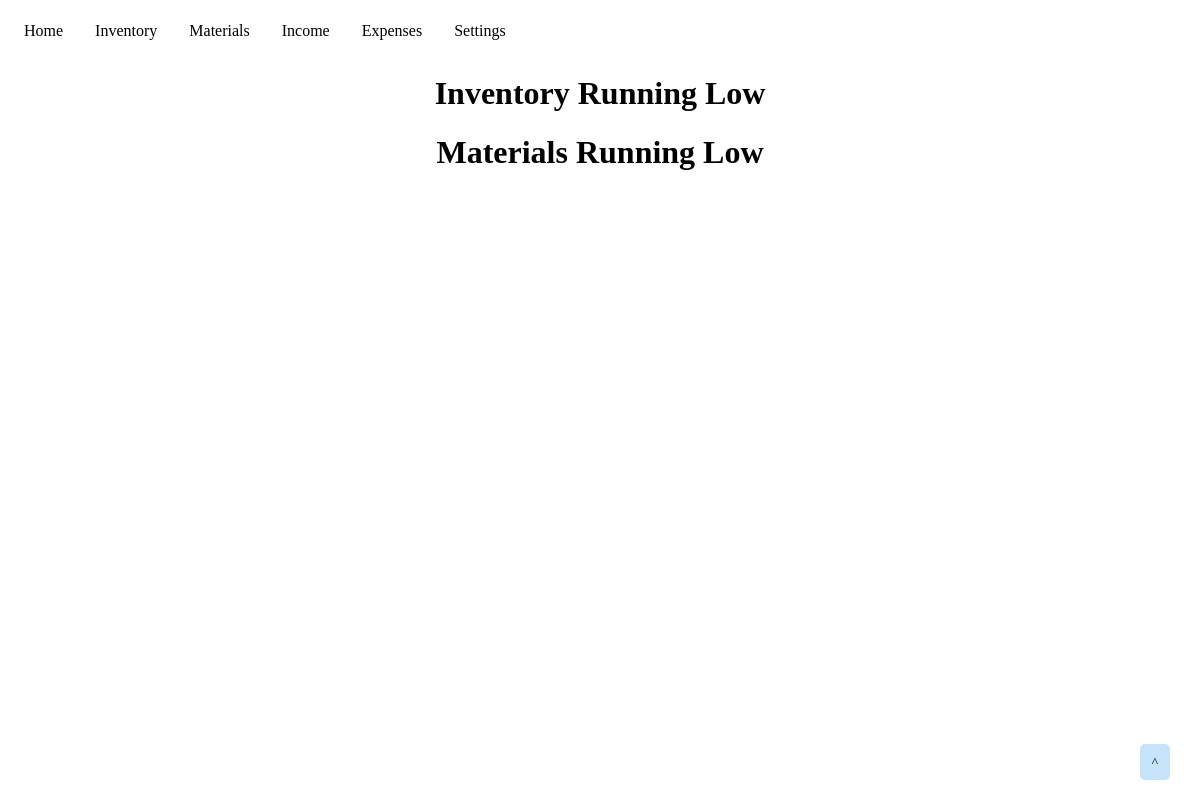
Before: / with the older database file.
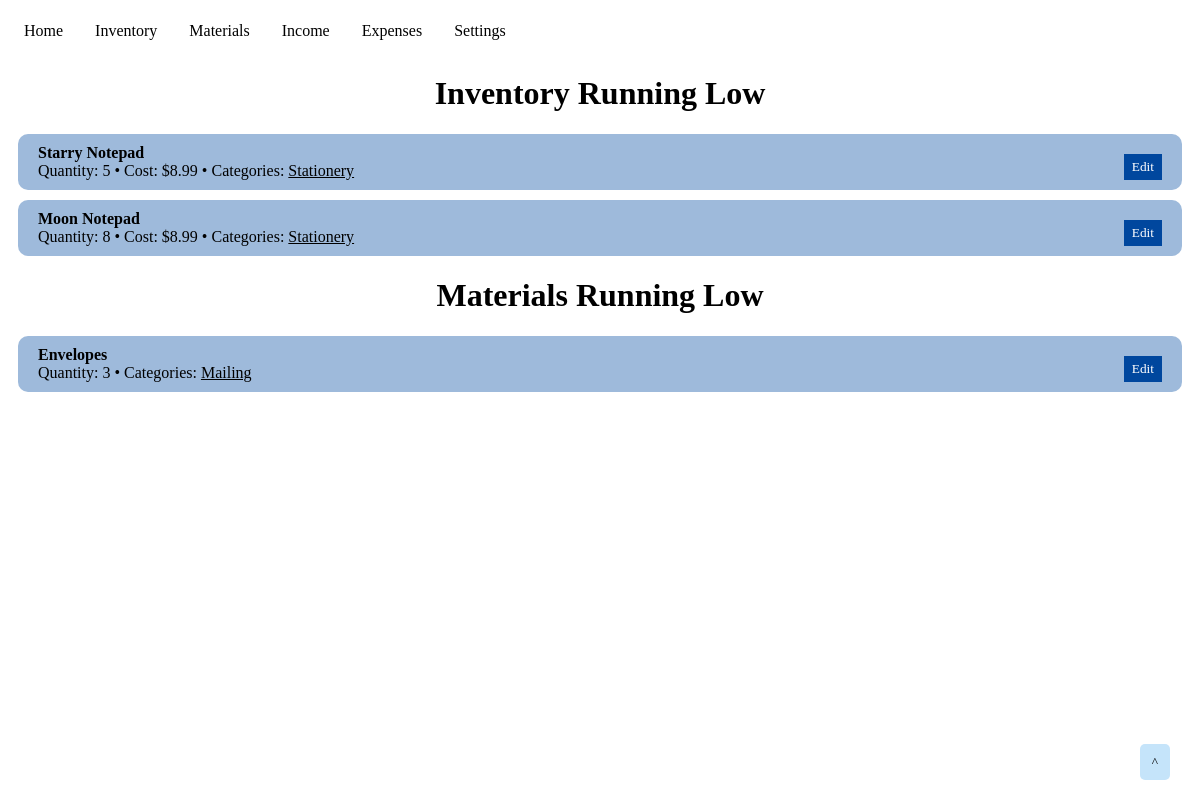
After: the same page with the newer database file.
### tables this page shows
CREATE TABLE store_inventory (
    item_id INTEGER PRIMARY KEY AUTOINCREMENT,
    name TEXT NOT NULL,
    quantity INTEGER NOT NULL,
    cost DECIMAL(10, 2) NOT NULL
);

CREATE TABLE inventory_categories (
    tag_id INTEGER PRIMARY KEY AUTOINCREMENT,
    name TEXT NOT NULL
);

CREATE TABLE store_materials (
    material_id INTEGER PRIMARY KEY AUTOINCREMENT,
    name TEXT NOT NULL,
    quantity INTEGER NOT NULL
);

CREATE TABLE materials_categories (
    tag_id INTEGER PRIMARY KEY AUTOINCREMENT,
    name TEXT NOT NULL
);

### app.py (the view)
@app.route('/', methods=('GET',))
def home():
    inventory_categories = get_inventory_categories()
    inventory_connections = get_inventory_connections()
    inventory_reminders = get_inventory_reminders()
    materials_categories = get_materials_categories()
    materials_connections = get_materials_connections()
    materials_reminders = get_materials_reminders()
    return render_template('home_view.html', inventory_reminders=inventory_reminders, inventory_categories=inventory_categories, inventory_connections=inventory_connections, materials_categories=materials_categories, materials_connections=materials_connections, materials_reminders=materials_reminders)

### app.py (called while the page is built)
def get_db_connection():
    conn = sqlite3.connect('database.db')
    conn.row_factory = sqlite3.Row
    return conn

def get_inventory_reminders():
    conn = get_db_connection()
    inventory_reminder = conn.execute('SELECT * FROM store_inventory WHERE quantity <= (SELECT quantity FROM settings WHERE name = ?)', ("Reminder Quantity", )).fetchall()
    conn.close()
    return inventory_reminder

def get_materials_reminders():
    conn = get_db_connection()
    materials_reminder = conn.execute('SELECT * FROM store_materials WHERE quantity <= (SELECT quantity FROM settings WHERE name = ?)', ("Reminder Quantity", )).fetchall()
    conn.close()
    return materials_reminder

def get_inventory_categories():
    conn = get_db_connection()
    cur = conn.cursor()
    inventory_categories = cur.execute('SELECT * FROM inventory_categories').fetchall()
    conn.close()
    return inventory_categories

def get_inventory_connections():
    conn = get_db_connection()
    cur = conn.cursor()
    inventory_connections = cur.execute('SELECT * FROM inventory_to_category').fetchall()
    conn.close()
    return inventory_connections

### templates/home_view.html
{% extends 'base.html' %}
{% block content %}
<div class="home-page">
    <div class="alert-box">
        <h1>Inventory Running Low</h1>
        <div class="reminders">
            {% for item in inventory_reminders %}
                <div class="item">
                    <div class="item-name"><b>{{ item['name'] }}</b></div>
                    <span class="item-info">
                        Quantity:
                        <span class="item-info quantity">{{ item['quantity'] }}</span>
                    </span>
                    <span> &#8226; </span>
                    <span class="item-info">Cost: ${{ item['cost'] }}</span>
                    <span> &#8226; </span>
                    <span class="item-info item-categories">
                        Categories:
                        {% for connection in inventory_connections %}
                            {% if connection['item_id'] == item['item_id'] %}
                                {% for category in inventory_categories %}
                                    {% if category['tag_id'] == connection['tag_id'] %}
                                        <u>{{ category['name'] }}</u>
                                    {% endif %}
                                {% endfor %}
                            {% endif %}
                        {% endfor %}
                    </span>
                    <a href="{{ url_for('home_inventory_edit_item', item_id=item['item_id']) }}"><button class="form-button edit-button">Edit</button></a>
                </div>
            {% endfor %}
        </div>
    </div>
    <div class="alert-box">
        <h1>Materials Running Low</h1>
        <div class="reminders">
            {% for item in materials_reminders %}
                <div class="item">
                    <div class="item-name"><b>{{ item['name'] }}</b></div>
                    <span class="item-info">
                        Quantity:
                        <span class="item-info quantity">{{ item['quantity'] }}</span>
                    </span>
                    <span> &#8226; </span>
                    <span class="item-info item-categories">
                        Categories:
                        {% for connection in materials_connections %}
                            {% if connection['material_id'] == item['material_id'] %}
                                {% for category in materials_categories %}
                                    {% if category['tag_id'] == connection['tag_id'] %}
                                        <u>{{ category['name'] }}</u>
                                    {% endif %}
                                {% endfor %}
                            {% endif %}
                        {% endfor %}
                    </span>
                    <a href="{{ url_for('home_materials_edit_item', material_id=item['material_id']) }}"><button class="form-button edit-button">Edit</button></a>
                </div>
            {% endfor %}
        </div>
    </div>
</div>
{% endblock %}

Changed rows visible on the page:
added store_inventory: name "Starry Notepad", quantity "5", cost "8.99"
now on this page (row unchanged): inventory_categories: name "Stationery"
added store_inventory: name "Moon Notepad", quantity "8", cost "8.99"
added store_materials: name "Envelopes", quantity "3"
now on this page (row unchanged): materials_categories: name "Mailing"
